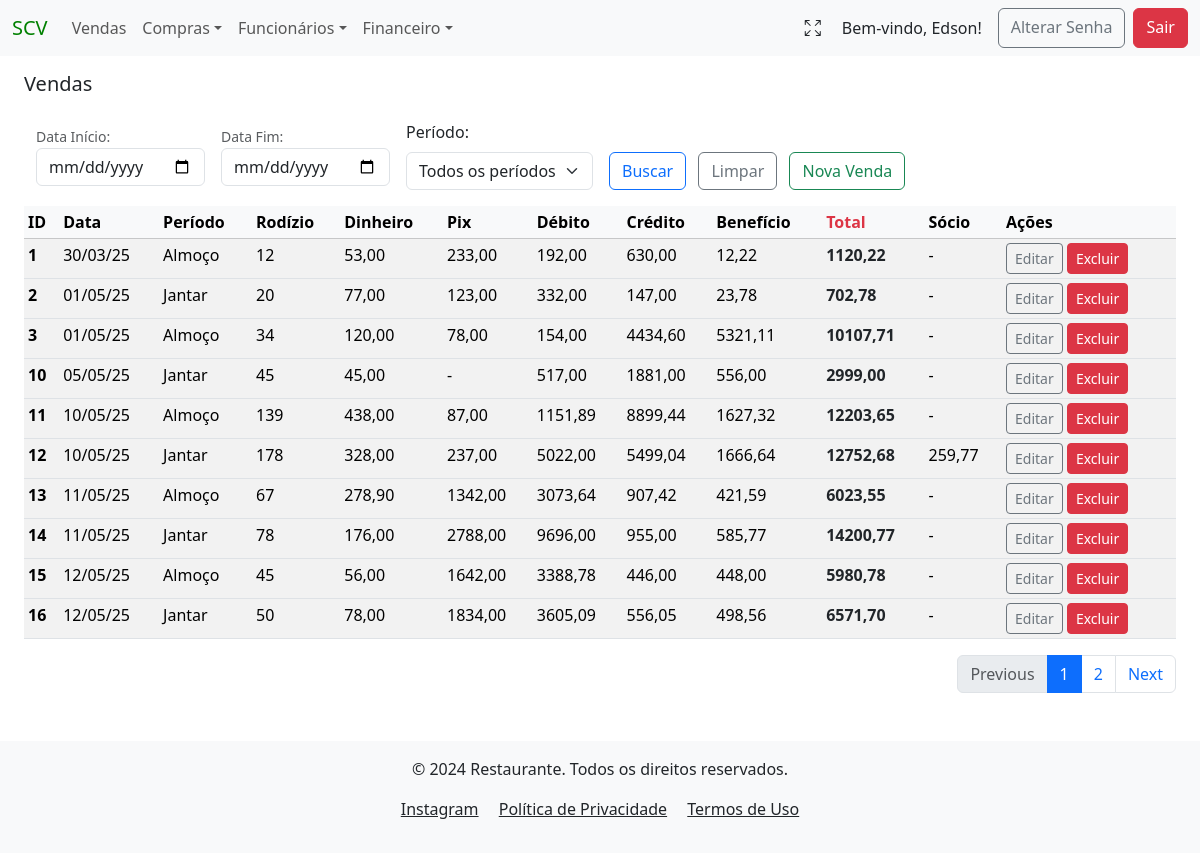
Screenshot of /sales/ (signed in) with the database file from the repository.
### users/models.py (models this page shows)
class User(AbstractUser):
    tenant = models.ForeignKey(Tenant, on_delete=models.PROTECT)
    phone = models.CharField(max_length=13, blank=True, null=True)
    birth_date = models.DateField(blank=False, null=False)
    created_at = models.DateTimeField(auto_now_add=True)
    updated_at = models.DateTimeField(auto_now=True)
    groups = models.ManyToManyField(
        'auth.Group',
        related_name='custom_user_set',  # Adicionando um nome diferente para evitar o conflito
        blank=True
    )
    user_permissions = models.ManyToManyField(
        'auth.Permission',
        related_name='custom_user_permissions_set',  # Adicionando um nome diferente para evitar o conflito
        blank=True
    )

### vendas/models.py (models this page shows, shortened)
class Vendas(models.Model):
    PERIODO_CHOICES = [
        ('Almoço', 'Almoço'),
        ('Jantar', 'Jantar'),
        ]
    tenant = models.ForeignKey(Tenant, on_delete=models.CASCADE)
    created_at = models.DateTimeField(auto_now_add=True)
    data_venda = models.DateField(verbose_name="Data da Venda", null=False, blank=False)
    periodo = models.CharField(verbose_name="Período", max_length=6, choices=PERIODO_CHOICES, blank=False)
    rodizio = models.IntegerField(verbose_name="Qtd Rodízio", null=False, blank=False)
    dinheiro = models.DecimalField(verbose_name="Dinheiro", max_digits=8, decimal_places=2, null=True, blank=True)
    pix = models.DecimalField(verbose_name="Pix", max_digits=8, decimal_places=2, null=True, blank=True)
    debito_mastercard = models.DecimalField(verbose_name="Debito MasterCard", max_digits=8, decimal_places=2, null=True, blank=True)
    debito_visa = models.DecimalField(verbose_name="Debito Visa", max_digits=8, decimal_places=2, null=True, blank=True)
    debito_elo = models.DecimalField(verbose_name="Debito Elo", max_digits=8, decimal_places=2, null=True, blank=True)
    credito_mastercard = models.DecimalField(verbose_name="Credito MasterCard", max_digits=8, decimal_places=2, null=True, blank=True)
    credito_visa = models.DecimalField(verbose_name="Credito Visa", max_digits=8, decimal_places=2, null=True, blank=True)
    credito_elo = models.DecimalField(verbose_name="Credito Elo", max_digits=8, decimal_places=2, null=True, blank=True)
    alelo = models.DecimalField(verbose_name="Alelo", max_digits=8, decimal_places=2, null=True, blank=True)
    american_express = models.DecimalField(verbose_name="Amex", max_digits=8, decimal_places=2, null=True, blank=True)
    hiper = models.DecimalField(verbose_name="HiperCard", max_digits=8, decimal_places=2, null=True, blank=True)
    sodexo = models.DecimalField(verbose_name="Sodexo", max_digits=8, decimal_places=2, null=True, blank=True)
    ticket_rest = models.DecimalField(verbose_name="Ticket Refeição", max_digits=8, decimal_places=2, null=True, blank=True)
    vale_refeicao = models.DecimalField(verbose_name="Vale Refeição", max_digits=8, decimal_places=2, null=True, blank=True)
    dinersclub = models.DecimalField(verbose_name="DinersClub", max_digits=8, decimal_places=2, null=True, blank=True)
    socio = models.DecimalField(verbose_name="Sócio", max_digits=8, decimal_places=2, null=True, blank=True)
    dt_atualizado = models.DateTimeField(auto_now=True, null=False, blank=False)
    author = models.ForeignKey(settings.AUTH_USER_MODEL, on_delete=models.PROTECT, blank=False)
    def calcular_debito(self):
        return (self.debito_mastercard or 0) + (self.debito_visa or 0) + (self.debito_elo or 0)
    def calcular_credito(self):
        return (self.credito_mastercard or 0) + (self.credito_visa or 0) + (self.credito_elo or 0)
    def calcular_beneficio(self):
        return (
            (self.alelo or 0) +
            (self.american_express or 0) +
            (self.hiper or 0) +
            (self.sodexo or 0) +
            (self.ticket_rest or 0) +
            (self.vale_refeicao or 0) +
            (self.dinersclub or 0)
        )
    def calcular_total(self):
        return (
            (self.dinheiro or 0) +
            (self.pix or 0) +
            self.calcular_debito() +
            self.calcular_credito() +
            self.calcular_beneficio()
        )

### vendas/views.py (the view)
# urls.py: path('sales/', VendasListView.as_view(), name="venda_list"),
class VendasListView(LoginRequiredMixin, PermissionRequiredMixin, TenantQuerysetMixin, HandleNoPermissionMixin, ListView):
    model = Vendas
    template_name = 'vendas_list.html'  # Garante que o template correto será usado
    permission_required = 'vendas.view_vendas'  # Permissão para visualizar objetos'
    def get_queryset(self):
        queryset = super().get_queryset()  # O TenantQuerysetMixin já filtra pelo tenant
        data_inicio = self.request.GET.get('data_inicio')
        data_fim = self.request.GET.get('data_fim')
        periodo = self.request.GET.get('periodo')
        if data_inicio:
            queryset = queryset.filter(data_venda__gte=data_inicio)
        if data_fim:
            queryset = queryset.filter(data_venda__lte=data_fim)
        if periodo:
            queryset = queryset.filter(periodo=periodo)
        return queryset
    def get_context_data(self, **kwargs):
        context = super().get_context_data(**kwargs)
        tenant = getattr(self.request.user, 'tenant', None)
        if tenant:
            tenant = str(tenant).lower().replace(' ', '_')
        context['tenant'] = tenant
        vendas = context['object_list']  # Lista de vendas do queryset
        paginator = Paginator(vendas, 10)  # 10 itens por página
        page_number = self.request.GET.get('page')  # Número da página atual
        vendas_page = paginator.get_page(page_number)
        context['vendas_list'] = vendas_page  # Lista paginada para o template
        venda_rodizio = 0
        venda_dinheiro = 0
        venda_pix = 0
        venda_debito = 0
        venda_credito = 0
        venda_beneficio = 0
        venda_total = 0
        for venda in vendas_page:  # Use somente os itens da página atual
            venda.debito = venda.calcular_debito()
            venda.credito = venda.calcular_credito()
            venda.beneficio = venda.calcular_beneficio()
            venda.total = venda.calcular_total()
            venda_rodizio += venda.rodizio or 0
            venda_dinheiro += venda.dinheiro or 0
            venda_pix += venda.pix or 0
            venda_debito += venda.debito or 0
            venda_credito += venda.credito or 0
            venda_beneficio += venda.beneficio or 0
            venda_total += venda.total
        context['vendas_rodizio'] = venda_rodizio
        context['vendas_dinheiro'] = venda_dinheiro
        context['vendas_pix'] = venda_pix
        context['vendas_debito'] = venda_debito
        context['vendas_credito'] = venda_credito
        context['vendas_beneficio'] = venda_beneficio
        context['vendas_total'] = venda_total
        return context

### project/context_processors.py (called while the page is built)
def tenant_context(request):
    return {
        'tenant': request.GET.get('tenant', None),
    }

### project/mixins.py (called while the page is built)
    def get_queryset(self):
        tenant = getattr(self.request.user, 'tenant', None)
        if not tenant:
            tenant = self.request.user.tenant  # Garante que o tenant do usuário seja usado
        if not tenant:
            raise PermissionDenied("Tenant não encontrado para o usuário logado.")  # Lança um erro explícito
        return self.model.objects.filter(tenant=tenant)

### users/models.py (called while the page is built)
    def __str__(self):
        return self.name

### vendas/templates/vendas/vendas_list.html (shortened to what this page needs)
{% extends 'global/base.html' %}
{% block content %}
<h5 class="mb-4 mt-3">Vendas</h5>
<div class="container-fluid">
    <form action="" method="GET" class="d-flex align-items-center">
        <div class="mb-2 me-2">
            <small for="data_inicio" class="form-text">Data Início:</small>
            <input type="date" class="form-control" id="data_inicio" name="data_inicio">
        </div>
        <div class="mb-2 ms-2 me-2">
            <small for="data_fim" class="form-text">Data Fim:</small>
            <input type="date" class="form-control" id="data_fim" name="data_fim">
        </div>
        <div class="mb-2 ms-2 me-2">
            <label for="periodo" class="form-label">Período:</label>
            <select class="form-select" id="periodo" name="periodo">
                <option value="" {% if not request.GET.periodo %}selected{% endif %}>Todos os períodos</option>
            </select>
        </div>
        <div class="ms-2 me-2 mt-4">
            <button type="submit" class="btn btn-outline-primary me-2" name="buscar_vendas">Buscar</button>
            <a href="{% url 'venda_list' %}?tenant={{ tenant }}" class="btn btn-outline-secondary me-2">Limpar</a>
            <a href="{% url 'create_vendas' %}?tenant={{ tenant }}" class="btn btn-outline-success me-2">Nova Venda</a>
        </div>
    </form>
</div>
{% if vendas_list %}
    <table class="table table-sm table-striped table-hover mt-2">
        <thead class="table-light">
        <tr>
            <th scope="col">ID</th>
            <th scope="col">Data</th>
            <th scope="col">Período</th>
            <th scope="col">Rodízio</th>
            <th scope="col">Dinheiro</th>
            <th scope="col">Pix</th>
            <th scope="col">Débito</th>
            <th scope="col">Crédito</th>
            <th scope="col">Benefício</th>
            <th scope="col" class="text-danger fw-bold">Total</th>
            <th scope="col">Sócio</th>
            <th scope="col">Ações</th>
        </tr>
        </thead>
        <tbody>
            {% for venda in vendas_list %}
                <tr>
                    <th scope="row" >{{ venda.pk }}</th>
                    <td>{{ venda.data_venda|date:"d/m/y"}}</td>
                    <td>{{ venda.periodo}}</td>
                    <td>{{ venda.rodizio}}</td>
                    <td>{{ venda.dinheiro| default:"-"}}</td>
                    <td>{{ venda.pix| default:"-" }}</td>
                    <td>{{ venda.debito| default:"-" }}</td>
                    <td>{{ venda.credito| default:"-" }}</td>
                    <td>{{ venda.beneficio| default:"-" }}</td>
                    <td class="text-dark fw-bold">{{ venda.total}}</td>
                    <td>{{ venda.socio| default:"-" }}</td>
                    <td>
                        {% if perms.vendas.change_vendas %}
                        <a href="{% url 'update_vendas' pk=venda.pk %}?tenant={{ tenant }}" class="btn btn-outline-secondary btn-sm" >Editar</a>
                        {% else %}
                        <a href="#" class="btn btn-outline-secondary btn-sm disabled" aria-disabled="true">
                            <i class="fas fa-lock"></i> Editar
                        </a>
                        {% endif %}
                        {% if perms.vendas.delete_vendas %}
                          <a href="{% url 'delete_vendas' pk=venda.pk %}?tenant={{ tenant }}" class="btn btn-danger btn-sm">Excluir</a>
                        {% else %}
                          <a href="#" class="btn btn-danger btn-sm disabled" aria-disabled="true">
                            <i class="fas fa-lock"></i> Excluir
                        </a>
                        {% endif %}
                </td>
                </tr>
            {% endfor %}
        </tbody>
    </table>
{% else %}
    <div class="container">
        <div class="alert alert-warning mt-3" role="alert">
            Não há vendas para o filtro selecionado.
        </div>
    </div>
{% endif %}
<nav aria-label="Page navigation example">
    <ul class="pagination justify-content-end">
        {% if vendas_list.has_previous %}
            <li class="page-item">
                <a class="page-link" href="?page={{ vendas_list.previous_page_number }}">Previous</a>
            </li>
        {% else %}
            <li class="page-item disabled">
                <a class="page-link">Previous</a>
            </li>
        {% endif %}
        {% for num in vendas_list.paginator.page_range %}
            {% if vendas_list.number == num %}
                <li class="page-item active" aria-current="page">
                    <span class="page-link">{{ num }}</span>
                </li>
            {% elif num > vendas_list.number|add:-2 and num < vendas_list.number|add:2 %}
                <li class="page-item">
                    <a class="page-link" href="?page={{ num }}">{{ num }}</a>
                </li>
            {% endif %}
        {% endfor %}
        {% if vendas_list.has_next %}
            <li class="page-item">
                <a class="page-link" href="?page={{ vendas_list.next_page_number }}">Next</a>
            </li>
        {% else %}
            <li class="page-item disabled">
                <a class="page-link">Next</a>
            </li>
        {% endif %}
    </ul>
</nav>
{% endblock content %}

### project/templates/global/base.html (shortened to what this page needs)
<!DOCTYPE html>
<html lang="pt-br">
  <head>
    <link href="https://cdn.jsdelivr.net/npm/bootstrap@5.3.3/dist/css/bootstrap.min.css" rel="stylesheet">
  </head>
  <body>
    <nav class="navbar navbar-expand-lg bg-body-tertiary position-sticky top-0" style="z-index: 1050;">
      <div class="container-fluid">
        <a class="navbar-brand" href="{% url 'menu' %}?tenant={{ tenant }}" style="color: green">SCV</a>
        <div class="collapse navbar-collapse" id="navbarSupportedContent">
          <ul class="navbar-nav me-auto mb-2 mb-lg-0">
            <li class="nav-item">
              {% if perms.vendas.view_vendas %}
                <a class="nav-link" href="{% url 'venda_list' %}?tenant={{ tenant }}">Vendas</a>
              {% else %}
                <a class="nav-link disabled" href="#" aria-disabled="true">Vendas</a>
              {% endif %}
            <li class="nav-item dropdown">
              {% if perms.compras.view_compras %}
                <a class="nav-link dropdown-toggle" href="#" role="button" data-bs-toggle="dropdown" aria-expanded="false">Compras</a>
              {% else %}
                <a class="nav-link disabled" href="#" aria-disabled="true">Compras</a>
              {% endif %}
            </li>
            <li class="nav-item dropdown">
              {% if perms.funcionarios.view_pagamento %}
                <a class="nav-link dropdown-toggle" href="#" role="button" data-bs-toggle="dropdown" aria-expanded="false">Funcionários</a>
              {% else %}
                <a class="nav-link disabled" href="#" aria-disabled="true">Funcionários</a>
              {% endif %}
            </li>
            <li class="nav-item dropdown">
              {% if perms.financeiro.view_financeiro %}
                <a class="nav-link dropdown-toggle" href="#" role="button" data-bs-toggle="dropdown" aria-expanded="false">Financeiro</a>
              {% else %}
                <a class="nav-link disabled" href="#" aria-disabled="true">Financeiro</a>
              {% endif %}
            </li>
          </ul>
          <div class="d-flex ms-auto">
            <button id="fullscreen-btn" class="btn btn me-2" type="button" title="Tela Cheia" style="box-shadow:none;">
              <span id="fullscreen-icon" class="bi bi-arrows-fullscreen"></span>
            </button>
            {% if user.is_authenticated %}
              <span class="navbar-text text-dark me-3">
                Bem-vindo, {{ user.first_name }}!
              </span>
              <a href="{% url 'password_change' %}?tenant={{ tenant }}" class="btn btn-outline-secondary me-2">Alterar Senha</a>
              <a href="{% url 'logout' %}?tenant={{ tenant }}" class="btn btn-danger">Sair</a>
            {% else %}
              <a href="{% url 'login' %}?tenant={{ tenant }}" class="btn btn-outline-light">Login</a>
            {% endif %}
          </div>
        </div>
      </div>
    </nav>
    <main class="container-fluid px-4">
        {% block content %}{% endblock content %}
    </main>
      <footer class="bg-body-tertiary text-dark py-3 mt-5">
        <div class="container text-center">
            <p>&copy; 2024 Restaurante. Todos os direitos reservados.</p>
            <p>
                <a href="https://www.instagram.com/sushicasaverde/"
                    class="text-dark me-3"
                    target="_blank"
                    rel="noopener noreferrer"
                    >Instagram</a>
                <a href="#" class="text-dark me-3">Política de Privacidade</a>
                <a href="#" class="text-dark">Termos de Uso</a>
            </p>
        </div>
      </footer>
<link rel="stylesheet" href="https://cdn.jsdelivr.net/npm/bootstrap-icons@1.11.3/font/bootstrap-icons.css">
  </body>
</html>

### rows the page displays
User: first_name "Edson"
Vendas: pk "1", data_venda "30/03/25", periodo "Almoço", rodizio "12", dinheiro "53,00", pix "233,00", debito "192,00", credito "630,00", beneficio "12,22", total "1120,22", socio "-"
Vendas: pk "2", data_venda "01/05/25", periodo "Jantar", rodizio "20", dinheiro "77,00", pix "123,00", debito "332,00", credito "147,00", beneficio "23,78", total "702,78", socio "-"
Vendas: pk "3", data_venda "01/05/25", periodo "Almoço", rodizio "34", dinheiro "120,00", pix "78,00", debito "154,00", credito "4434,60", beneficio "5321,11", total "10107,71", socio "-"
Vendas: pk "10", data_venda "05/05/25", periodo "Jantar", rodizio "45", dinheiro "45,00", pix "-", debito "517,00", credito "1881,00", beneficio "556,00", total "2999,00", socio "-"
Vendas: pk "11", data_venda "10/05/25", periodo "Almoço", rodizio "139", dinheiro "438,00", pix "87,00", debito "1151,89", credito "8899,44", beneficio "1627,32", total "12203,65", socio "-"
Vendas: pk "12", data_venda "10/05/25", periodo "Jantar", rodizio "178", dinheiro "328,00", pix "237,00", debito "5022,00", credito "5499,04", beneficio "1666,64", total "12752,68", socio "259,77"
Vendas: pk "13", data_venda "11/05/25", periodo "Almoço", rodizio "67", dinheiro "278,90", pix "1342,00", debito "3073,64", credito "907,42", beneficio "421,59", total "6023,55", socio "-"
Vendas: pk "14", data_venda "11/05/25", periodo "Jantar", rodizio "78", dinheiro "176,00", pix "2788,00", debito "9696,00", credito "955,00", beneficio "585,77", total "14200,77", socio "-"
Vendas: pk "15", data_venda "12/05/25", periodo "Almoço", rodizio "45", dinheiro "56,00", pix "1642,00", debito "3388,78", credito "446,00", beneficio "448,00", total "5980,78", socio "-"
Vendas: pk "16", data_venda "12/05/25", periodo "Jantar", rodizio "50", dinheiro "78,00", pix "1834,00", debito "3605,09", credito "556,05", beneficio "498,56", total "6571,70", socio "-"

### other values shown
{{ num }} "1"
{{ num }} "2"
